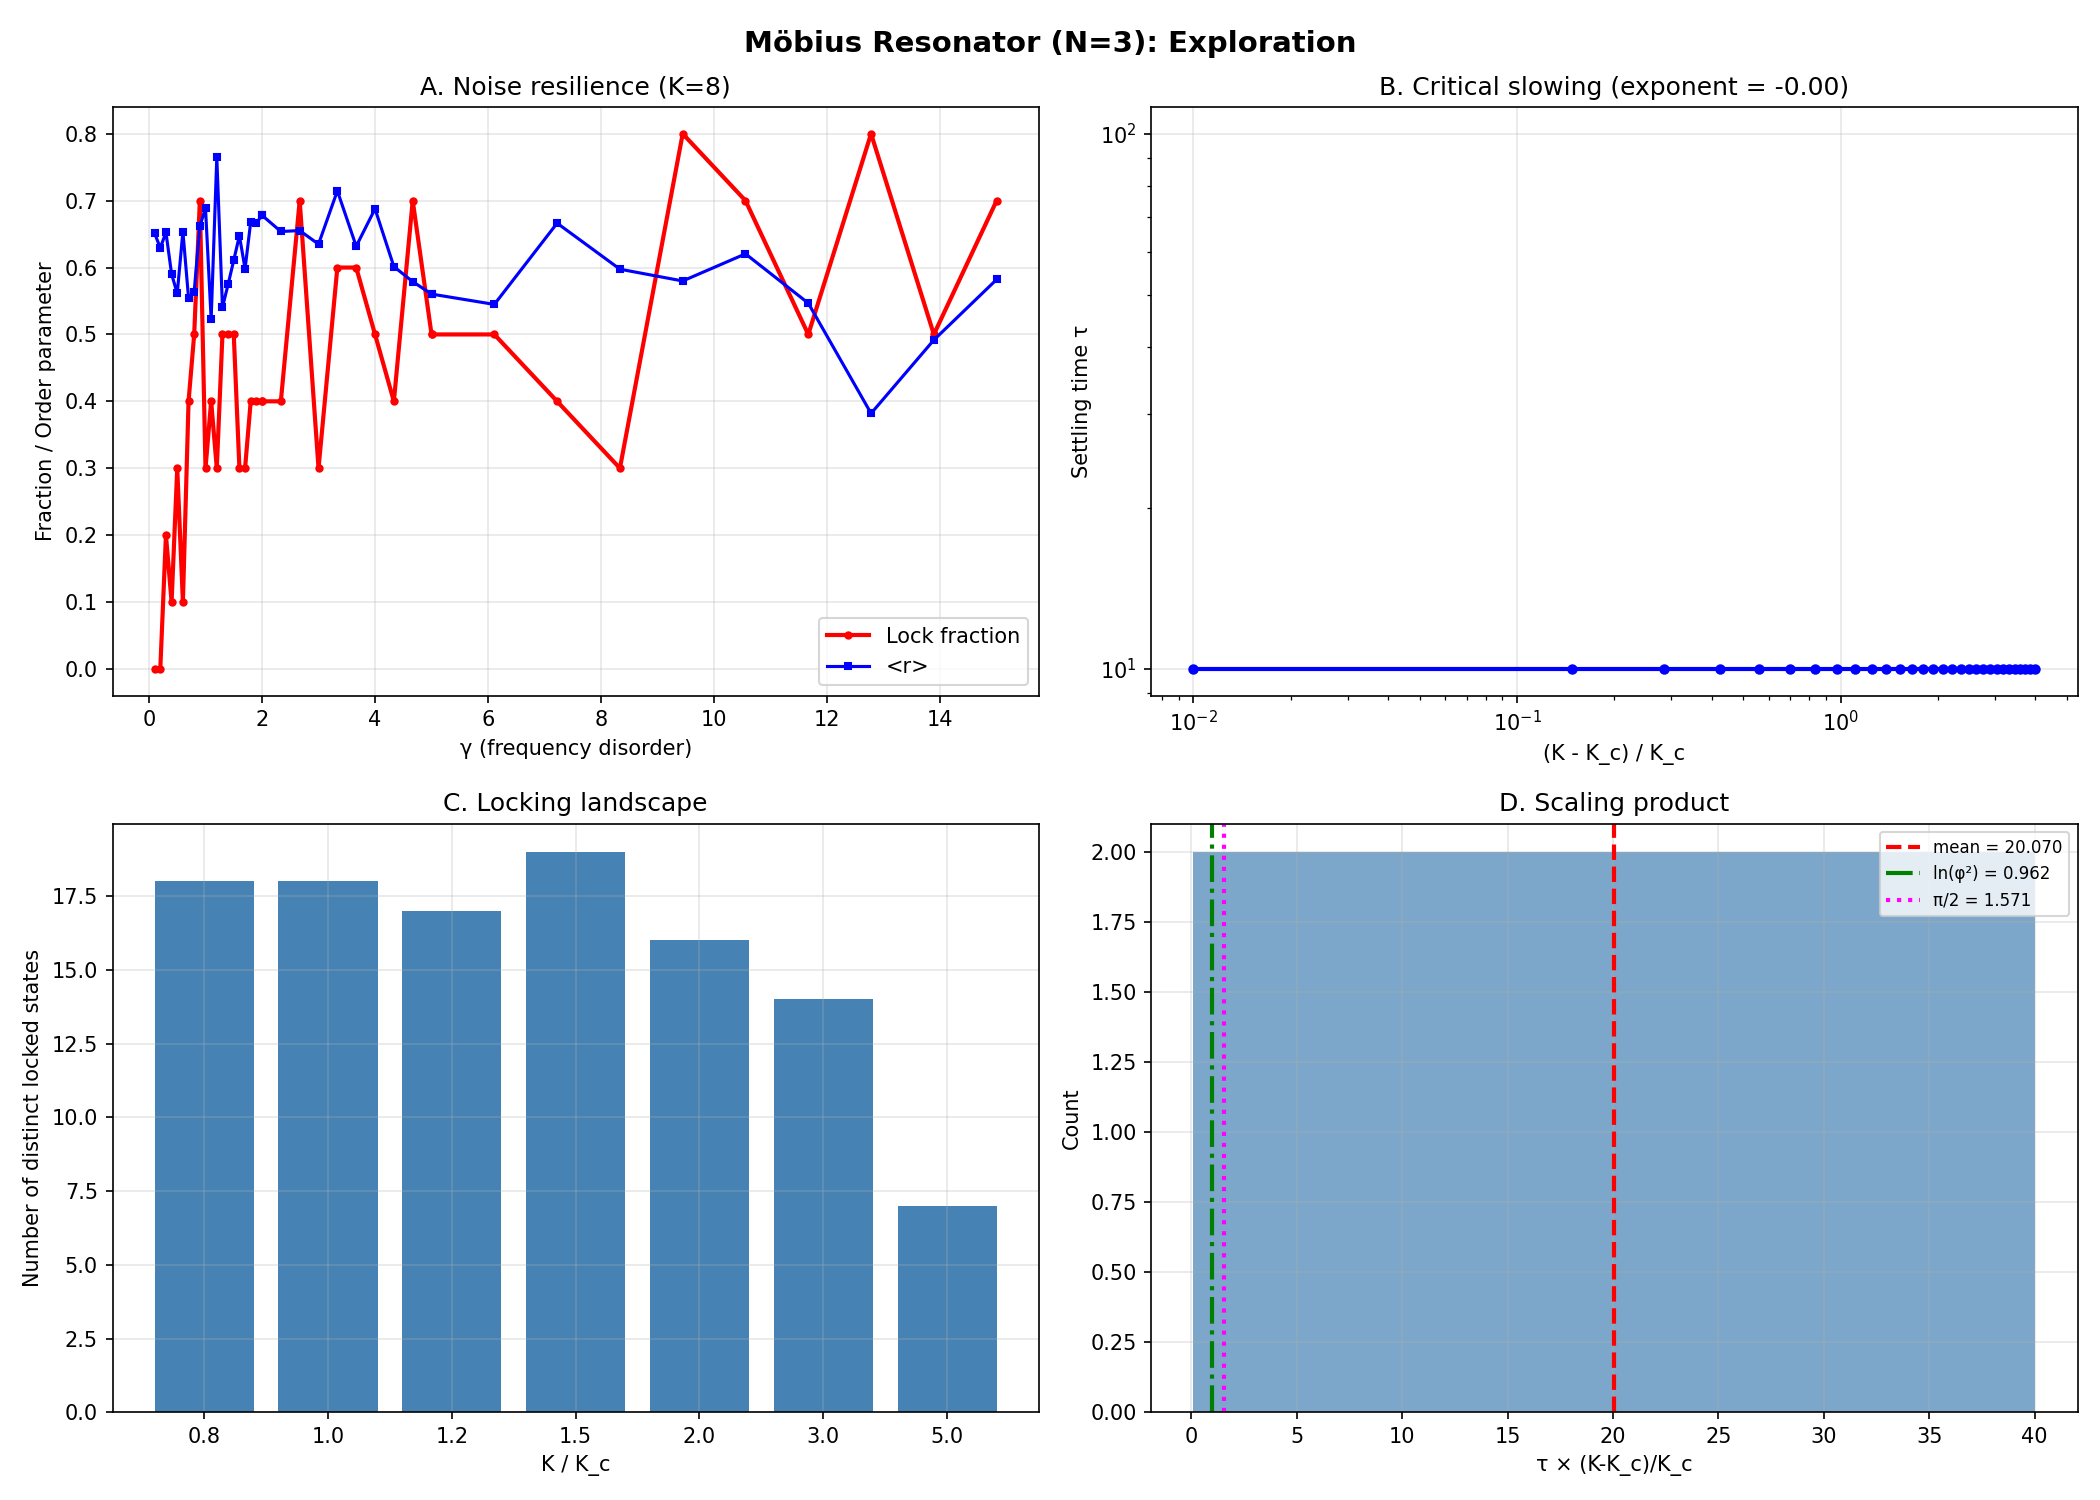

Reproduce this figure in Python.
#!/usr/bin/env python3
"""
Exploration: what can the N=3 Möbius resonator actually do?

Beyond the basic 1/3 frequency division (D18), this explores:
  1. Multi-frequency locking landscape (which p/q are accessible?)
  2. Noise resilience (how much disorder before it breaks?)
  3. Driven response (what happens with external drive at various ω_d?)
  4. Spectral weight distribution (does exp(π/2) or φ appear?)
  5. Basin structure (how do the four Klein bottle states appear in N=3?)
  6. Transient dynamics (is the settling time related to ln(φ²)?)

Usage:
    python3 sync_cost/derivations/mobius_exploration.py
"""

import numpy as np
import math


# ── Dynamics ─────────────────────────────────────────────────────────────────

def kuramoto_mobius(theta, omega, K, F_drive=None):
    N = len(theta)
    dtheta = np.copy(omega)
    for i in range(N):
        left = theta[(i - 1) % N] if i > 0 else theta[N - 1] - np.pi
        right = theta[(i + 1) % N] if i < N - 1 else theta[0] + np.pi
        dtheta[i] += (K / 2) * (np.sin(right - theta[i]) +
                                 np.sin(left - theta[i]))
    if F_drive is not None:
        dtheta += F_drive
    return dtheta


def kuramoto_periodic(theta, omega, K, F_drive=None):
    N = len(theta)
    dtheta = np.copy(omega)
    for i in range(N):
        left = theta[(i - 1) % N]
        right = theta[(i + 1) % N]
        dtheta[i] += (K / 2) * (np.sin(right - theta[i]) +
                                 np.sin(left - theta[i]))
    if F_drive is not None:
        dtheta += F_drive
    return dtheta


def rk4_step(f, theta, omega, K, dt, F_drive=None):
    k1 = f(theta, omega, K, F_drive)
    k2 = f(theta + 0.5 * dt * k1, omega, K, F_drive)
    k3 = f(theta + 0.5 * dt * k2, omega, K, F_drive)
    k4 = f(theta + dt * k3, omega, K, F_drive)
    return theta + (dt / 6) * (k1 + 2 * k2 + 2 * k3 + k4)


def order_parameter(theta):
    return abs(np.mean(np.exp(1j * theta)))


def phase_diffs_mobius(theta):
    N = len(theta)
    diffs = []
    for i in range(N):
        if i < N - 1:
            d = theta[i + 1] - theta[i]
        else:
            d = (theta[0] + np.pi) - theta[i]
        diffs.append(((d + np.pi) % (2 * np.pi)) - np.pi)
    return np.array(diffs)


# ── Experiment 1: Locking landscape ──────────────────────────────────────────

def experiment_1_locking_landscape():
    """Sweep K and initial conditions to find all accessible locked states."""
    print(f"\n{'=' * 70}")
    print("  EXPERIMENT 1: LOCKING LANDSCAPE")
    print("  What rational phase divisions are accessible?")
    print(f"{'=' * 70}")

    N = 3
    gamma = 1.0
    dt = 0.01
    T = 300.0
    n_steps = int(T / dt)

    K_c_mob = 2 * gamma / np.sin(np.pi / (2 * N))  # = 4.0

    # Scan K and random initial conditions
    K_ratios = [0.8, 1.0, 1.2, 1.5, 2.0, 3.0, 5.0]
    n_trials = 20

    locked_states = {}

    for K_ratio in K_ratios:
        K = K_ratio * K_c_mob
        states_at_K = []

        for trial in range(n_trials):
            rng = np.random.default_rng(trial * 137 + 42)
            omega = gamma * np.clip(rng.standard_cauchy(N), -10, 10)
            theta = rng.uniform(0, 2 * np.pi, N)

            for step in range(n_steps):
                theta = rk4_step(kuramoto_mobius, theta, omega, K, dt)

            diffs = phase_diffs_mobius(theta)
            # Characterize by the phase pattern
            d_frac = tuple(round(d / (2 * np.pi) * 12) / 12 for d in diffs)
            states_at_K.append(d_frac)

        unique = set(states_at_K)
        locked_states[K_ratio] = unique

        print(f"\n  K/K_c = {K_ratio:.1f}: {len(unique)} distinct states")
        for state in sorted(unique):
            count = states_at_K.count(state)
            # Try to identify the rational
            labels = []
            for d in state:
                for p, q in [(0, 1), (1, 6), (1, 4), (1, 3), (5, 12),
                              (1, 2), (7, 12), (2, 3), (3, 4), (5, 6), (1, 1)]:
                    if abs(d - p / q) < 0.05 or abs(d + p / q) < 0.05:
                        labels.append(f"{p}/{q}")
                        break
                else:
                    labels.append(f"{d:.3f}")
            print(f"    {count:2d}× ({', '.join(labels)})")

    return locked_states


# ── Experiment 2: Noise resilience ───────────────────────────────────────────

def experiment_2_noise():
    """How much frequency disorder before locking breaks?"""
    print(f"\n{'=' * 70}")
    print("  EXPERIMENT 2: NOISE RESILIENCE")
    print("  Max disorder γ before 1/3 lock breaks")
    print(f"{'=' * 70}")

    N = 3
    dt = 0.01
    T = 500.0
    n_steps = int(T / dt)
    K = 8.0  # 2× K_c for γ=1

    gamma_vals = np.concatenate([
        np.linspace(0.1, 2.0, 20),
        np.linspace(2.0, 5.0, 10),
        np.linspace(5.0, 15.0, 10),
    ])

    n_trials = 10

    print(f"\n  {'γ':>6s}  {'lock_frac':>10s}  {'<r>':>8s}  {'σ_r':>8s}")
    print("  " + "-" * 40)

    results = []

    for gamma in gamma_vals:
        locked = 0
        r_vals = []

        for trial in range(n_trials):
            rng = np.random.default_rng(trial * 97 + 7)
            omega = gamma * np.clip(rng.standard_cauchy(N), -10, 10)
            theta = rng.uniform(0, 0.1, N)

            for step in range(n_steps):
                theta = rk4_step(kuramoto_mobius, theta, omega, K, dt)

            r = order_parameter(theta)
            r_vals.append(r)

            diffs = phase_diffs_mobius(theta)
            # Check if near 1/3
            d_frac = [abs(d) / (2 * np.pi) for d in diffs]
            if any(abs(df - 1 / 3) < 0.08 for df in d_frac):
                locked += 1

        lock_frac = locked / n_trials
        r_mean = np.mean(r_vals)
        r_std = np.std(r_vals)
        results.append((gamma, lock_frac, r_mean, r_std))

        if abs(gamma - round(gamma)) < 0.1 or lock_frac < 0.5:
            print(f"  {gamma:6.2f}  {lock_frac:10.2f}  {r_mean:8.4f}  {r_std:8.4f}")

    # Find critical gamma
    for i, (g, lf, _, _) in enumerate(results):
        if lf < 0.5:
            print(f"\n  Lock breaks at γ ≈ {g:.2f} (K = {K:.1f})")
            print(f"  γ_crit/γ_0 ≈ {g:.2f} (where γ_0 = 1)")
            print(f"  K/γ_crit = {K/g:.2f}")
            break

    return results


# ── Experiment 3: Driven response ────────────────────────────────────────────

def experiment_3_driven():
    """Drive oscillator 0 at various frequencies, measure response."""
    print(f"\n{'=' * 70}")
    print("  EXPERIMENT 3: DRIVEN RESPONSE")
    print("  Drive osc 0 at ω_d, measure spectrum of all oscillators")
    print(f"{'=' * 70}")

    N = 3
    gamma = 1.0
    K = 8.0
    dt = 0.01
    T_trans = 200.0
    T_meas = 400.0
    n_trans = int(T_trans / dt)
    n_meas = int(T_meas / dt)

    omega_d_ratios = [1 / 3, 1 / 2, 2 / 3, 1.0, 3 / 2, 2.0, 3.0]

    rng = np.random.default_rng(42)
    omega = gamma * np.clip(rng.standard_cauchy(N), -10, 10)
    omega_0 = np.mean(omega)

    print(f"\n  Natural frequencies: {omega}")
    print(f"  Mean ω₀ = {omega_0:.4f}")
    print(f"  K = {K:.1f}, γ = {gamma}")

    print(f"\n  {'ω_d/ω₀':>8s}  {'ω_d':>8s}  {'r_avg':>8s}  "
          f"{'dom_freq₀':>10s}  {'dom_freq₁':>10s}  {'dom_freq₂':>10s}")
    print("  " + "-" * 60)

    A_drive = 2.0  # drive amplitude

    for ratio in omega_d_ratios:
        omega_d = ratio * abs(omega_0) if abs(omega_0) > 0.1 else ratio
        theta = rng.uniform(0, 0.1, N)

        # Transient
        for step in range(n_trans):
            F = np.zeros(N)
            t = step * dt
            F[0] = A_drive * np.sin(omega_d * t)
            theta = rk4_step(kuramoto_mobius, theta, omega, K, dt, F)

        # Measurement: record velocities
        velocities = np.zeros((n_meas, N))
        r_vals = []
        for step in range(n_meas):
            t = (n_trans + step) * dt
            F = np.zeros(N)
            F[0] = A_drive * np.sin(omega_d * t)
            dtheta = kuramoto_mobius(theta, omega, K, F)
            velocities[step] = dtheta
            r_vals.append(order_parameter(theta))
            theta = rk4_step(kuramoto_mobius, theta, omega, K, dt, F)

        r_avg = np.mean(r_vals)

        # FFT of each oscillator's velocity
        dom_freqs = []
        for j in range(N):
            fft = np.fft.rfft(velocities[:, j])
            power = np.abs(fft) ** 2
            freqs = np.fft.rfftfreq(n_meas, dt)
            # Find dominant frequency (skip DC)
            idx = np.argmax(power[1:]) + 1
            dom_freqs.append(freqs[idx])

        print(f"  {ratio:8.4f}  {omega_d:8.4f}  {r_avg:8.4f}  "
              f"{dom_freqs[0]:10.4f}  {dom_freqs[1]:10.4f}  "
              f"{dom_freqs[2]:10.4f}")


# ── Experiment 4: Settling time and golden ratio ─────────────────────────────

def experiment_4_settling():
    """Measure settling time vs K. Look for ln(φ²) in the dynamics."""
    print(f"\n{'=' * 70}")
    print("  EXPERIMENT 4: SETTLING DYNAMICS")
    print("  Does the settling time relate to ln(φ²)?")
    print(f"{'=' * 70}")

    N = 3
    gamma = 1.0
    dt = 0.01
    K_c = 2 * gamma / np.sin(np.pi / (2 * N))

    K_ratios = np.linspace(1.01, 5.0, 30)

    phi = (1 + np.sqrt(5)) / 2
    ln_phi_sq = np.log(phi ** 2)

    print(f"\n  K_c = {K_c:.4f}")
    print(f"  ln(φ²) = {ln_phi_sq:.6f}")

    print(f"\n  {'K/K_c':>8s}  {'τ_settle':>10s}  {'τ/ln(φ²)':>10s}  "
          f"{'(K-Kc)/Kc':>10s}  {'τ×(K-Kc)':>10s}")
    print("  " + "-" * 55)

    tau_vals = []
    delta_K_vals = []

    for K_ratio in K_ratios:
        K = K_ratio * K_c
        rng = np.random.default_rng(42)
        omega = gamma * np.clip(rng.standard_cauchy(N), -10, 10)
        theta = np.zeros(N)
        theta[0] = 0.1

        # Run until r stabilizes
        r_prev = 0
        settle_step = 0
        max_steps = 100000
        r_history = []

        for step in range(max_steps):
            r = order_parameter(theta)
            r_history.append(r)
            theta = rk4_step(kuramoto_mobius, theta, omega, K, dt)

            if step > 1000 and abs(r - r_prev) < 1e-5:
                settle_step = step
                break
            r_prev = r

        tau = settle_step * dt
        delta_K = (K - K_c) / K_c
        tau_vals.append(tau)
        delta_K_vals.append(delta_K)

        product = tau * delta_K if delta_K > 0 else float('nan')
        ratio_ln = tau / ln_phi_sq if tau > 0 else float('nan')

        if len(tau_vals) % 3 == 0:
            print(f"  {K_ratio:8.3f}  {tau:10.2f}  {ratio_ln:10.4f}  "
                  f"{delta_K:10.4f}  {product:10.4f}")

    # Check if τ × (K - K_c)/K_c = const
    products = [t * d for t, d in zip(tau_vals, delta_K_vals) if d > 0.01]
    if products:
        mean_prod = np.mean(products)
        std_prod = np.std(products)
        print(f"\n  <τ × ΔK/K_c> = {mean_prod:.4f} ± {std_prod:.4f}")
        print(f"  Ratio to ln(φ²) = {mean_prod / ln_phi_sq:.4f}")
        print(f"  Ratio to π/2   = {mean_prod / (np.pi/2):.4f}")
        print(f"  Ratio to 1     = {mean_prod:.4f}")

    return tau_vals, delta_K_vals


# ── Experiment 5: Spectral weight at overtones ───────────────────────────────

def experiment_5_spectral_weights():
    """Measure spectral weights at rational overtones of the 1/3 mode."""
    print(f"\n{'=' * 70}")
    print("  EXPERIMENT 5: SPECTRAL WEIGHTS AT OVERTONES")
    print("  Does exp(π/2) or φ appear in the weight ratios?")
    print(f"{'=' * 70}")

    N = 3
    gamma = 1.0
    K = 8.0
    dt = 0.005
    T = 1000.0
    n_steps = int(T / dt)

    rng = np.random.default_rng(42)
    omega = gamma * np.clip(rng.standard_cauchy(N), -10, 10)
    theta = np.zeros(N)
    theta[0] = 0.1

    # Transient
    for _ in range(int(200 / dt)):
        theta = rk4_step(kuramoto_mobius, theta, omega, K, dt)

    # Record velocity of oscillator 1 (middle of the chain)
    vel = np.zeros(n_steps)
    for step in range(n_steps):
        dtheta = kuramoto_mobius(theta, omega, K)
        vel[step] = dtheta[1]
        theta = rk4_step(kuramoto_mobius, theta, omega, K, dt)

    # FFT
    fft = np.fft.rfft(vel)
    power = np.abs(fft) ** 2
    freqs = np.fft.rfftfreq(n_steps, dt)

    # Find dominant frequency
    idx_peak = np.argmax(power[1:]) + 1
    f_dom = freqs[idx_peak]
    p_dom = power[idx_peak]

    print(f"\n  Dominant frequency: {f_dom:.4f}")
    print(f"  Dominant power: {p_dom:.2e}")

    # Check power at rational multiples
    print(f"\n  {'p/q':>6s}  {'freq':>8s}  {'power':>12s}  {'ratio':>10s}  {'note':>15s}")
    print("  " + "-" * 60)

    phi = (1 + np.sqrt(5)) / 2
    exp_pi2 = np.exp(np.pi / 2)

    for p, q in [(1, 3), (1, 2), (2, 3), (1, 1), (4, 3), (3, 2),
                  (2, 1), (5, 3), (3, 1)]:
        target_f = f_dom * p / q
        # Find nearest FFT bin
        idx = np.argmin(np.abs(freqs - target_f))
        if idx > 0:
            pw = power[idx]
            ratio = pw / p_dom if p_dom > 0 else 0
            # Check if ratio is near a recognizable constant
            note = ""
            if abs(ratio - 1 / exp_pi2) < 0.05:
                note = "≈ exp(-π/2)"
            elif abs(ratio - 1 / phi) < 0.05:
                note = "≈ 1/φ"
            elif abs(ratio - 1 / phi ** 2) < 0.05:
                note = "≈ 1/φ²"
            elif abs(ratio - exp_pi2) < 0.3:
                note = "≈ exp(π/2)"
            print(f"  {p}/{q:1d}    {freqs[idx]:8.4f}  {pw:12.2e}  "
                  f"{ratio:10.6f}  {note:>15s}")


# ── Main ─────────────────────────────────────────────────────────────────────

def main():
    import matplotlib
    matplotlib.use("Agg")
    import matplotlib.pyplot as plt

    print("=" * 70)
    print("  MÖBIUS RESONATOR: EXPLORATION OF WHAT'S POSSIBLE")
    print("=" * 70)

    states = experiment_1_locking_landscape()
    noise_results = experiment_2_noise()
    experiment_3_driven()
    tau_vals, delta_K_vals = experiment_4_settling()
    experiment_5_spectral_weights()

    # ── Plot ─────────────────────────────────────────────────────────────
    fig, axes = plt.subplots(2, 2, figsize=(14, 10))
    fig.suptitle("Möbius Resonator (N=3): Exploration",
                 fontsize=14, fontweight="bold")

    # A: Noise resilience
    ax = axes[0, 0]
    gammas = [r[0] for r in noise_results]
    lock_fracs = [r[1] for r in noise_results]
    r_means = [r[2] for r in noise_results]
    ax.plot(gammas, lock_fracs, "r-o", ms=3, lw=2, label="Lock fraction")
    ax.plot(gammas, r_means, "b-s", ms=3, lw=1.5, label="<r>")
    ax.set_xlabel("γ (frequency disorder)")
    ax.set_ylabel("Fraction / Order parameter")
    ax.set_title("A. Noise resilience (K=8)")
    ax.legend()
    ax.grid(True, alpha=0.3)

    # B: Settling time vs K
    ax = axes[0, 1]
    K_c = 2 * 1.0 / np.sin(np.pi / 6)
    K_plot = [K_c * (1 + dk) for dk in delta_K_vals]
    ax.plot(delta_K_vals, tau_vals, "b-o", ms=4, lw=2)
    ax.set_xlabel("(K - K_c) / K_c")
    ax.set_ylabel("Settling time τ")
    ax.set_title("B. Critical slowing")
    ax.grid(True, alpha=0.3)
    # Fit τ = A / (K - K_c)
    valid = [(dk, t) for dk, t in zip(delta_K_vals, tau_vals)
             if dk > 0.05 and t > 0]
    if valid:
        dks, taus = zip(*valid)
        # log-log fit
        log_dk = np.log(dks)
        log_tau = np.log(taus)
        coeffs = np.polyfit(log_dk, log_tau, 1)
        ax.set_xscale("log")
        ax.set_yscale("log")
        exponent = coeffs[0]
        ax.set_title(f"B. Critical slowing (exponent = {exponent:.2f})")

    # C: Number of distinct states vs K
    ax = axes[1, 0]
    K_ratios = sorted(states.keys())
    n_states = [len(states[kr]) for kr in K_ratios]
    ax.bar(range(len(K_ratios)), n_states, color="steelblue")
    ax.set_xticks(range(len(K_ratios)))
    ax.set_xticklabels([f"{kr:.1f}" for kr in K_ratios])
    ax.set_xlabel("K / K_c")
    ax.set_ylabel("Number of distinct locked states")
    ax.set_title("C. Locking landscape")
    ax.grid(True, alpha=0.3)

    # D: τ × ΔK product
    ax = axes[1, 1]
    products = [t * dk for t, dk in zip(tau_vals, delta_K_vals)
                if dk > 0.01 and t > 0]
    if products:
        ax.hist(products, bins=15, color="steelblue", alpha=0.7)
        ax.axvline(np.mean(products), color="red", ls="--", lw=2,
                   label=f"mean = {np.mean(products):.3f}")
        phi = (1 + np.sqrt(5)) / 2
        ax.axvline(np.log(phi ** 2), color="green", ls="-.", lw=2,
                   label=f"ln(φ²) = {np.log(phi**2):.3f}")
        ax.axvline(np.pi / 2, color="magenta", ls=":", lw=2,
                   label=f"π/2 = {np.pi/2:.3f}")
    ax.set_xlabel("τ × (K-K_c)/K_c")
    ax.set_ylabel("Count")
    ax.set_title("D. Scaling product")
    ax.legend(fontsize=8)
    ax.grid(True, alpha=0.3)

    plt.tight_layout()
    out = "sync_cost/derivations/mobius_exploration.png"
    fig.savefig(out, dpi=150)
    print(f"\nSaved: {out}")

    print(f"\n{'=' * 70}")
    print("  DONE")
    print(f"{'=' * 70}")


if __name__ == "__main__":
    main()
